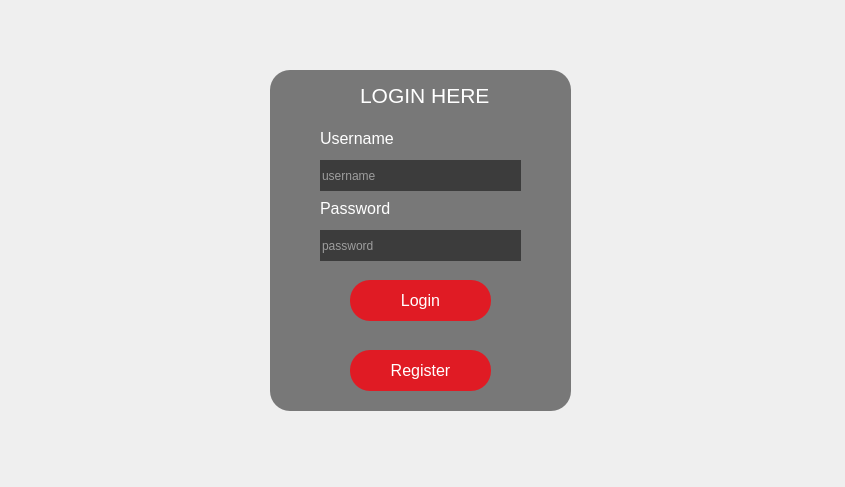
<?xml version="1.0" encoding="UTF-8"?>
<ui version="4.0">
 <class>MainWindow</class>
 <widget class="QMainWindow" name="MainWindow">
  <property name="geometry">
   <rect>
    <x>0</x>
    <y>0</y>
    <width>845</width>
    <height>487</height>
   </rect>
  </property>
  <property name="windowTitle">
   <string>MainWindow</string>
  </property>
  <widget class="QWidget" name="centralwidget">
   <widget class="QLabel" name="label">
    <property name="geometry">
     <rect>
      <x>-10</x>
      <y>-10</y>
      <width>1011</width>
      <height>591</height>
     </rect>
    </property>
    <property name="autoFillBackground">
     <bool>false</bool>
    </property>
    <property name="text">
     <string/>
    </property>
    <property name="scaledContents">
     <bool>true</bool>
    </property>
   </widget>
   <widget class="QFrame" name="frame">
    <property name="geometry">
     <rect>
      <x>270</x>
      <y>70</y>
      <width>301</width>
      <height>341</height>
     </rect>
    </property>
    <property name="styleSheet">
     <string notr="true">background-color: rgba(0, 0, 0, 127); 
border: rgba(0, 0, 0, 127);
border-radius: 20px;</string>
    </property>
    <property name="frameShape">
     <enum>QFrame::StyledPanel</enum>
    </property>
    <property name="frameShadow">
     <enum>QFrame::Raised</enum>
    </property>
    <widget class="QLabel" name="label_2">
     <property name="geometry">
      <rect>
       <x>90</x>
       <y>10</y>
       <width>131</width>
       <height>31</height>
      </rect>
     </property>
     <property name="font">
      <font>
       <family>Noto Sans Khmer UI</family>
       <pointsize>16</pointsize>
       <weight>9</weight>
       <italic>false</italic>
       <bold>false</bold>
      </font>
     </property>
     <property name="styleSheet">
      <string notr="true">background-color: rgba(0, 0, 0, 0); 
border: rgba(0, 0, 0, 0);
font: 75 16pt &quot;Noto Sans Khmer UI&quot;;
color: rgb(255, 255, 255);</string>
     </property>
     <property name="text">
      <string>LOGIN HERE</string>
     </property>
    </widget>
    <widget class="QLabel" name="label_3">
     <property name="geometry">
      <rect>
       <x>50</x>
       <y>60</y>
       <width>81</width>
       <height>16</height>
      </rect>
     </property>
     <property name="font">
      <font>
       <family>Noto Sans Khmer UI</family>
       <pointsize>12</pointsize>
       <weight>9</weight>
       <italic>false</italic>
       <bold>false</bold>
      </font>
     </property>
     <property name="styleSheet">
      <string notr="true">background-color: rgba(0, 0, 0, 0); 
border: rgba(0, 0, 0, 0);
font: 75 12pt &quot;Noto Sans Khmer UI&quot;;
color: rgb(255, 255, 255);</string>
     </property>
     <property name="text">
      <string>Username</string>
     </property>
    </widget>
    <widget class="QLabel" name="label_4">
     <property name="geometry">
      <rect>
       <x>50</x>
       <y>130</y>
       <width>81</width>
       <height>16</height>
      </rect>
     </property>
     <property name="font">
      <font>
       <family>Noto Sans Khmer UI</family>
       <pointsize>12</pointsize>
       <weight>9</weight>
       <italic>false</italic>
       <bold>false</bold>
      </font>
     </property>
     <property name="styleSheet">
      <string notr="true">background-color: rgba(0, 0, 0, 0); 
border: rgba(0, 0, 0, 0);
font: 75 12pt &quot;Noto Sans Khmer UI&quot;;
color: rgb(255, 255, 255);</string>
     </property>
     <property name="text">
      <string>Password</string>
     </property>
    </widget>
    <widget class="QPushButton" name="button_login">
     <property name="geometry">
      <rect>
       <x>80</x>
       <y>210</y>
       <width>141</width>
       <height>41</height>
      </rect>
     </property>
     <property name="font">
      <font>
       <pointsize>12</pointsize>
       <weight>50</weight>
       <bold>false</bold>
      </font>
     </property>
     <property name="styleSheet">
      <string notr="true">background-color: rgb(224, 27, 36);
color: rgb(255, 255, 255);</string>
     </property>
     <property name="text">
      <string>Login</string>
     </property>
    </widget>
    <widget class="QLineEdit" name="password">
     <property name="geometry">
      <rect>
       <x>50</x>
       <y>160</y>
       <width>201</width>
       <height>31</height>
      </rect>
     </property>
     <property name="styleSheet">
      <string notr="true">font: 75 12pt &quot;Noto Sans Khmer UI&quot;;
color: rgb(255, 255, 255);</string>
     </property>
     <property name="placeholderText">
      <string>password</string>
     </property>
    </widget>
    <widget class="QLineEdit" name="username">
     <property name="geometry">
      <rect>
       <x>50</x>
       <y>90</y>
       <width>201</width>
       <height>31</height>
      </rect>
     </property>
     <property name="styleSheet">
      <string notr="true">font: 75 12pt &quot;Noto Sans Khmer UI&quot;;
color: rgb(255, 255, 255);</string>
     </property>
     <property name="placeholderText">
      <string>username</string>
     </property>
    </widget>
    <widget class="QPushButton" name="button_register">
     <property name="geometry">
      <rect>
       <x>80</x>
       <y>280</y>
       <width>141</width>
       <height>41</height>
      </rect>
     </property>
     <property name="font">
      <font>
       <pointsize>12</pointsize>
       <weight>50</weight>
       <bold>false</bold>
      </font>
     </property>
     <property name="styleSheet">
      <string notr="true">background-color: rgb(224, 27, 36);
color: rgb(255, 255, 255);</string>
     </property>
     <property name="text">
      <string>Register</string>
     </property>
    </widget>
   </widget>
   <widget class="QLabel" name="label_5">
    <property name="geometry">
     <rect>
      <x>-3</x>
      <y>-3</y>
      <width>861</width>
      <height>501</height>
     </rect>
    </property>
    <property name="text">
     <string/>
    </property>
    <property name="pixmap">
     <pixmap>pebble.jpeg</pixmap>
    </property>
    <property name="scaledContents">
     <bool>true</bool>
    </property>
   </widget>
   <zorder>label_5</zorder>
   <zorder>label</zorder>
   <zorder>frame</zorder>
  </widget>
 </widget>
 <resources/>
 <connections/>
</ui>
